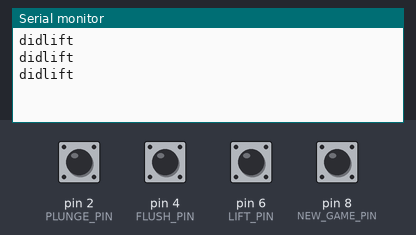
The sketch below on a simulated Arduino Uno, built with avr-gcc and run on an emulated ATmega328P. On the bench: the last lines printed to the serial monitor. Inputs (shaded band) come from the test bench; at power-on: pin 2 (PLUNGE_PIN), pin 4 (FLUSH_PIN), pin 6 (LIFT_PIN), pin 8 (NEW_GAME_PIN) HIGH. Random numbers use the default seed unless the sketch sets one.

Above: at 1.4 s.
1.5 s: pin 2 (PLUNGE_PIN) pulled LOW for 0.5 s
At 2.06 s:
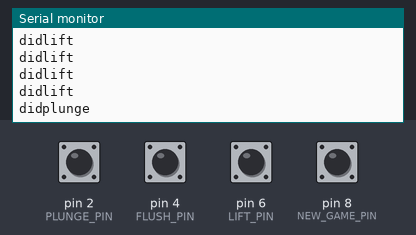
3.5 s: pin 6 (LIFT_PIN) pulled LOW for 0.5 s
At 4.06 s:
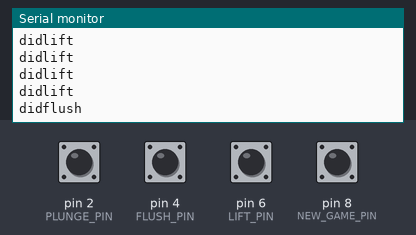
5.5 s: pin 8 (NEW_GAME_PIN) pulled LOW for 0.5 s
At 7.2 s:
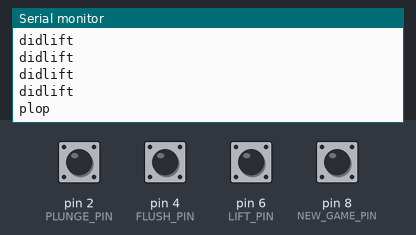
9.0 s: pin 6 (LIFT_PIN) pulled LOW for 1 s
At 10.9 s:
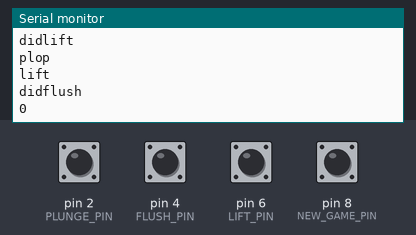

The sketch:

plopit.ino
```cpp
int incomingByte=0;

int currentLevel = 1;
int waitCounter = 0;
int score = 0;
int currentEvent = -1;
int lastEvent = -1;
boolean playing = false;
int lastButtonDown = -1;
const int PLUNGE_IT = 0;
const int FLUSH_IT = 1;
const int LIFT_IT = 2;
const int NEW_GAME = 3;

const int MAX_WAIT_SECONDS = 5;
int currentWaitSeconds;
const int SLEEP_TIME = 200;

const int PLUNGE_PIN=2;
const int FLUSH_PIN=4;
const int LIFT_PIN=6;
const int NEW_GAME_PIN=8;
const boolean logging=false;

const String NEW_GAME_STRING = "plop";
const String PLUNGE_STRING = "plunge";
const String LIFT_STRING = "lift";
const String FLUSH_STRING = "flush";
const String USER_PLUNGED_STRING = "didplunge";
const String USER_LIFTED_STRING = "didlift";
const String USER_FLUSHED_STRING = "didflush";

void setup() {
  Serial.begin(9600);
  randomSeed(analogRead(0));
  pinMode(PLUNGE_PIN, INPUT);
  pinMode(FLUSH_PIN, INPUT);
  pinMode(LIFT_PIN, INPUT);
  pinMode(NEW_GAME_PIN, INPUT);
  digitalWrite(PLUNGE_PIN,1);
  digitalWrite(FLUSH_PIN,1);
  digitalWrite(LIFT_PIN,1);
  digitalWrite(NEW_GAME_PIN,1);
  delay(200);
  //newGame();
}


void loop() {
  //readInputs();
  playGame();
}

void playGame() {
  if(newGamePressed()) {
    newGame();
  }
  if(gameOn()) {
    if(waitCounter==0) {
      currentEvent = generateEvent();
      returnEvent(currentEvent);
    }
    waitCounter++;
    checkForTimeOut();
    checkForCorrectResponse();
    checkForIncorrectResponse();
  } else {
    readInputs();
    delay(SLEEP_TIME);
  }
  delay(SLEEP_TIME);

}

void readInputs() {
 //expectPlungeIt();
 //expectLiftIt();
 //expectFlushIt();
 //newGamePressed();

 if(expectPlungeIt()||expectLiftIt()||expectFlushIt()) {
   userFeedback(lastButtonDown);
 }
}


void checkForTimeOut() {
  if(waitTimeExceeded(waitCounter)) {
    Serial.println("Time exceeded!");
    gameOverActions();
  }
}

void checkForCorrectResponse() {
  if(correctResponse()) {
    correctResponseActions();
  }
}

void userFeedback(int action) {

  if(action==PLUNGE_IT) {
    Serial.println(USER_PLUNGED_STRING);
  } else if(action==FLUSH_IT) {
    Serial.println(USER_FLUSHED_STRING);
  } else if(action==LIFT_IT) {
    Serial.println(USER_LIFTED_STRING);
  }

}

void checkForIncorrectResponse() {
  if(incorrectResponse()) {
    userFeedback(lastButtonDown);
    //Serial.print(lastButtonDown);
    //Serial.println(" Wrong input!");
    gameOverActions();
  }
}

void correctResponseActions() {
  waitCounter = 0;
  lastEvent = currentEvent;
  score++;
  userFeedback(currentEvent);
  if(score%10==9) {
    currentWaitSeconds--;
    Serial.println("faster");
  }
  correctResponseDelay();
}

void correctResponseDelay() {
  int baseDelay = 2000;
  int speedUp = score / 5;
  delay(baseDelay - speedUp*200);
}

void gameOverActions() {
  gameOver(score);
  waitCounter = 0;
  delay(4000);
}

void newGame() {
  waitCounter = 0;
  score = 0;
  playing = true;
  currentWaitSeconds = MAX_WAIT_SECONDS;
  Serial.println(NEW_GAME_STRING);
  delay(4000);
}

boolean gameOn() {
  return playing;
}

boolean correctResponse() {
  if(stillHoldingPreviousButton()) {
    return false;
  }
  if(currentEvent==PLUNGE_IT) {
    return expectPlungeIt();
  } else if(currentEvent == FLUSH_IT) {
    return expectFlushIt();
  } else {
    return expectLiftIt();
  }
}

boolean incorrectResponse() {
  if(stillHoldingPreviousButton()) {
    return false;
  }
  if(currentEvent==PLUNGE_IT) {
    return expectFlushIt() || expectLiftIt();
  } else if(currentEvent==FLUSH_IT) {
    return expectPlungeIt() || expectLiftIt();
  } else {
    return expectPlungeIt() || expectFlushIt();
  }
}

boolean stillHoldingPreviousButton() {
  if(noButtonDown()) return false;
  return (lastButtonDown == lastEvent);
}

boolean noButtonDown() {
  if(!expectPlungeIt() && !expectFlushIt() && !expectLiftIt() && !newGamePressed()) {
    lastButtonDown = -1;
  }
}

boolean expectPlungeIt() {
  if(logging) {
    Serial.print("Plunge: ");
    Serial.println(digitalRead(PLUNGE_PIN));
  }
  boolean isDown = digitalRead(PLUNGE_PIN) == LOW;
  if(isDown) {
    lastButtonDown = PLUNGE_IT;
  }
  return isDown;
}

boolean expectFlushIt() {
  if(logging) {
    Serial.print("Flush: ");
    Serial.println(digitalRead(FLUSH_PIN));
  }
  boolean isDown = digitalRead(FLUSH_PIN) == HIGH;
  if(isDown) {
    lastButtonDown = FLUSH_IT;
  }
  return isDown;
}

boolean expectLiftIt() {
  if(logging) {
    Serial.print("Lift: ");
    Serial.println(digitalRead(LIFT_PIN));
  }
  boolean isDown = digitalRead(LIFT_PIN) == HIGH;
  if(isDown) {
    lastButtonDown = LIFT_IT;
  }
  return isDown;
}

boolean newGamePressed() {
  //if(logging) {
  //  Serial.print("NewGame: ");
  //  Serial.println(digitalRead(NEW_GAME_PIN));
  //}
  boolean isDown = digitalRead(NEW_GAME_PIN)==LOW;
  if(isDown) {
    lastButtonDown = NEW_GAME;
  }
  return isDown;
}

boolean waitTimeExceeded(int count) {
  //false;
  return ((currentWaitSeconds*1000)-(count*SLEEP_TIME)) <= 0;
}

void gameOver(int score) {
  //if (Serial.available() > 0) {
    //Serial.print("Game OVER! Your score is ");
    Serial.println(score);
  //}
  playing = false;
}

int generateEvent() {
  return random(3);
}

void returnEvent(int event) {
  //Serial.println(event);
  if(event == PLUNGE_IT) {
    Serial.println(PLUNGE_STRING);
  } else if(event == FLUSH_IT) {
    Serial.println(FLUSH_STRING);
  } else {
    Serial.println(LIFT_STRING);
  }
}
```

Measured:
- after the input at 1.5 s, the serial monitor: prints a new line after 0.30 s (image 1)
- after the input at 3.5 s, the serial monitor: prints a new line after 0.30 s (image 2)
- after the input at 5.5 s, the serial monitor: prints a new line after 0.30 s (image 3)
- after the input at 9.0 s, the serial monitor: prints a new line after 0.82 s (image 4)
